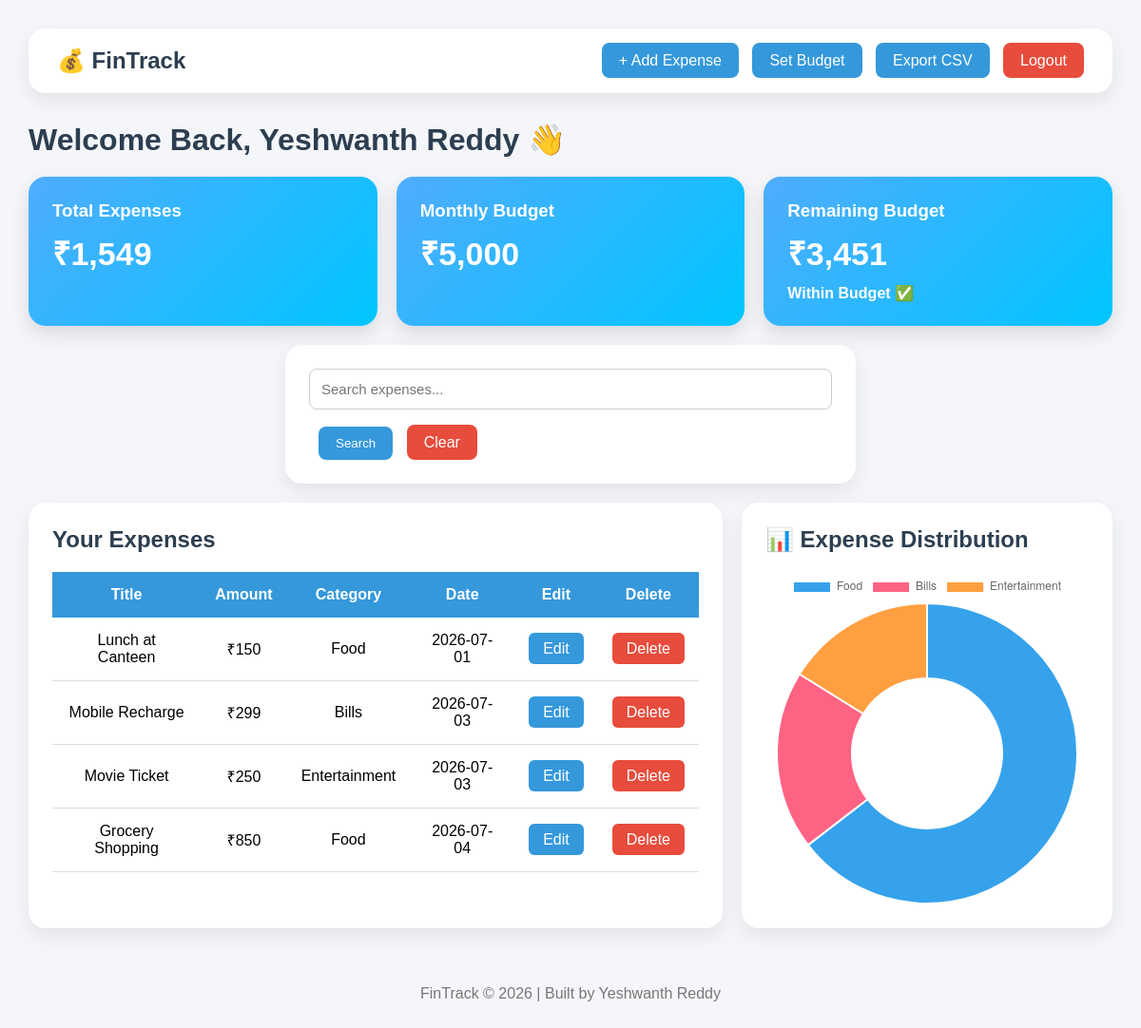
The app's page /dashboard (signed in) with its own data.
### tables this page shows
CREATE TABLE users(
    id INTEGER PRIMARY KEY AUTOINCREMENT,
    fullname TEXT NOT NULL,
    email TEXT UNIQUE NOT NULL,
    password TEXT NOT NULL
);

CREATE TABLE budgets(
    user_id INTEGER PRIMARY KEY,
    amount REAL NOT NULL
);

CREATE TABLE expenses(
    id INTEGER PRIMARY KEY AUTOINCREMENT,
    user_id INTEGER NOT NULL,
    title TEXT NOT NULL,
    amount REAL NOT NULL,
    category TEXT NOT NULL,
    date TEXT NOT NULL
);

### app.py (the view)
@app.route("/dashboard")
def dashboard():
    if "user_id" not in session:
        return redirect(url_for("login"))
    user_id = session["user_id"]
    search = request.args.get("search", "")
    conn = sqlite3.connect("fintrack.db")
    cursor = conn.cursor()
    cursor.execute(
        "SELECT * FROM users WHERE id=?",
        (user_id,)
    )
    user = cursor.fetchone()
    cursor.execute(
        "SELECT amount FROM budgets WHERE user_id=?",
        (user_id,)
    )
    budget_data = cursor.fetchone()
    cursor.execute(
    "SELECT * FROM expenses WHERE user_id=?",
    (user_id,)
    )
    all_expenses = cursor.fetchall()
    cursor.execute("""
        SELECT * FROM expenses
        WHERE user_id=? AND
        (
            title LIKE ?
            OR category LIKE ?
        )
        """,
        (
            user_id,
            f"%{search}%",
            f"%{search}%"
        ))
    expenses = cursor.fetchall()
    categories = {}
    for expense in all_expenses:
        category = expense[4]
        amount = expense[3]
        categories[category] = categories.get(category, 0) + amount
    category_labels = list(categories.keys())
    category_values = list(categories.values())
    total = sum(expense[3] for expense in all_expenses)
    if budget_data:
        budget = budget_data[0]
    else:
        budget = 0
    remaining = budget - total
    if remaining >= 0:
        status = "Within Budget ✅"
    else:
        status = "Budget Exceeded ⚠️"
    conn.close()
    return render_template(
        "dashboard.html",
        name=user[1],
        expenses=expenses,
        total=total,
        categories=categories,
        category_labels=category_labels,
        category_values=category_values,
        budget=budget,
        remaining=remaining,
        status=status,
        search=search
    )

### templates/dashboard.html (shortened to what this page needs)
<!DOCTYPE html>
<html>
<head>
    <link rel="stylesheet"
          href="{{ url_for('static', filename='css/style.css') }}">
</head>
<body>
<div class="navbar">
    <h2>💰 FinTrack</h2>
    <div>
        <a class="nav-btn" href="/add_expense">+ Add Expense</a>
        <a class="nav-btn" href="/set_budget">Set Budget</a>
        <a class="nav-btn" href="/export">Export CSV</a>
        <a class="logout-btn" href="{{ url_for('logout') }}">
            Logout
        </a>
    </div>
</div>
<h1>Welcome Back, {{ name }} 👋</h1>
<div class="summary">
    <div class="box">
        <h3>Total Expenses</h3>
        <h2>₹{{ "{:,.0f}".format(total) }}</h2>
    </div>
    <div class="box">
        <h3>Monthly Budget</h3>
        <h2>₹{{ "{:,.0f}".format(budget) }}</h2>
    </div>
    <div class="box">
        <h3>Remaining Budget</h3>
        <h2>₹{{ "{:,.0f}".format(remaining) }}</h2>
        <p>{{ status }}</p>
    </div>
</div>
<div class="card" style="max-width:600px; margin:20px auto;">
    <form method="GET" action="/dashboard">
        <input
            type="text"
            name="search"
            value="{{ search }}"
            placeholder="Search expenses..."
            class="search-box"
        >
        <br><br>
        <button
            type="submit"
            class="nav-btn"
            style="border:none; cursor:pointer;"
        >
             Search
        </button>
        <a
            href="/dashboard"
            class="nav-btn"
            style="background:#e74c3c;"
        >
             Clear
        </a>
    </form>
</div>
<div class="dashboard-content">
    <div class="card">
        <h2>Your Expenses</h2>
        {% if expenses %}
        <table>
            <tr>
                <th>Title</th>
                <th>Amount</th>
                <th>Category</th>
                <th>Date</th>
                <th>Edit</th>
                <th>Delete</th>
            </tr>
            {% for expense in expenses %}
            <tr>
                <td>{{ expense[2] }}</td>
                <td>₹{{ "{:,.0f}".format(expense[3]) }}</td>
                <td>{{ expense[4] }}</td>
                <td>{{ expense[5] }}</td>
                <td>
                    <a class="edit-btn"
                       href="/edit/{{ expense[0] }}">
                        Edit
                    </a>
                </td>
                <td>
                    <a class="delete-btn"
                        href="/delete/{{ expense[0] }}">
                            Delete
                    </a>
                </td>
            </tr>
            {% endfor %}
        </table>
        {% else %}
        <h3 style="text-align:center; padding:40px;">
            No expenses added yet 💰
        </h3>
        {% endif %}
    </div>
    <div class="card">
        <h2>📊 Expense Distribution</h2>
        <div class="chart-container">
            <canvas id="expenseChart"></canvas>
        </div>
    </div>
</div>
<script>
const labels = JSON.parse('{{ category_labels | tojson | safe }}');
const values = JSON.parse('{{ category_values | tojson | safe }}');
new Chart(document.getElementById("expenseChart"), {
    type: "doughnut",
    data: {
        labels: labels,
        datasets: [{
            data: values
        }]
    },
    options: {
        responsive: true,
        maintainAspectRatio: false
    }
});
</script>
<footer>
    <p>
        FinTrack © 2026 | Built by Yeshwanth Reddy
    </p>
</footer>
</body>
</html>

### static/css/style.css (style rules this page uses)
* { margin:0; padding:0; box-sizing:border-box; font-family:Arial,sans-serif; }
body { background:#f4f6f9; padding:30px; overflow-x:hidden; }
.navbar { background:white; padding:20px 30px; border-radius:18px; display:flex; justify-content:space-between; align-items:center; box-shadow:0 8px 20px rgba(0,0,0,0.08); }
.navbar h2 { color:#2c3e50; }
.nav-btn, .logout-btn { text-decoration:none; color:white; padding:10px 18px; border-radius:8px; margin-left:10px; transition:0.3s; }
.nav-btn { background:#3498db; }
.logout-btn { background:#e74c3c; }
h1 { margin-top:30px; margin-bottom:20px; color:#2c3e50; }
.summary { display:flex; gap:20px; flex-wrap:wrap; margin-bottom:20px; }
.box { flex:1; min-height:120px; background:linear-gradient(135deg,#4facfe,#00c6ff); color:white; padding:25px; border-radius:18px; box-shadow:0 8px 20px rgba(0,0,0,0.12); }
.box h2 { margin-top:10px; color:white; font-size:34px; }
.box h3 { color:white; }
.box p { margin-top:10px; font-weight:bold; }
.dashboard-content { display:flex; gap:20px; flex-wrap:wrap; }
.dashboard-content .card:first-child { flex:2; }
.dashboard-content .card:last-child { flex:1; }
.card { background:white; padding:25px; border-radius:18px; box-shadow:0 8px 20px rgba(0,0,0,0.08); transition:transform 0.3s; }
.card h2 { margin-bottom:20px; color:#2c3e50; }
table { width:100%; border-collapse:collapse; }
th { background:#3498db; color:white; padding:15px; }
td { padding:15px; border-bottom:1px solid #ddd; text-align:center; }
.edit-btn { background:#3498db; color:white; padding:8px 15px; border-radius:6px; text-decoration:none; }
.delete-btn { background:#e74c3c; color:white; padding:8px 15px; border-radius:6px; text-decoration:none; }
.chart-container { width:100%; max-width:400px; height:350px; margin:auto; position:relative; }
footer { margin-top:40px; text-align:center; color:#777; padding:20px; }
.search-box { width:100%; padding:12px; border:1px solid #ccc; border-radius:8px; box-sizing:border-box; font-size:15px; }

### records on screen
users: fullname "Yeshwanth Reddy"
budgets: amount "5,000"
expenses: title "Lunch at Canteen", amount "150", category "Food", date "2026-07-01"
expenses: title "Mobile Recharge", amount "299", category "Bills", date "2026-07-03"
expenses: title "Movie Ticket", amount "250", category "Entertainment", date "2026-07-03"
expenses: title "Grocery Shopping", amount "850", category "Food", date "2026-07-04"

### other values on screen
{{ "{:,.0f}".format(total) }} "1,549"
{{ "{:,.0f}".format(remaining) }} "3,451"
{{ status }} "Within Budget ✅"
chart data {{ category_labels | tojson | safe }} ["Food", "Bills", "Entertainment"]
chart data {{ category_values | tojson | safe }} [1000.0, 299.0, 250.0]
